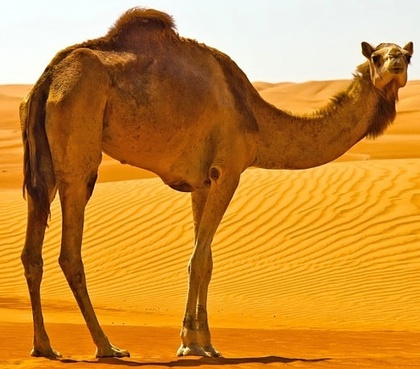
%> input picture data/camel.jpg, 420 x 369 px, shrunk from 523 x 459 before the run
$ octave --eval "result = computeWd(rgb2gray(imread('../data/camel.jpg')));"   (GNU Octave 9; MATLAB toolbox functions it lacks are replaced by stand-ins)
%> lines starting %> are read from the running program, lines starting %| are printed output that depends on the picture; in (x1, y1, x2, y2) boxes, pixels count from 0 and x2, y2 are one past the last pixel; in counts of white or black regions, pixels touching at a corner belong together; the program's own positions count from 1
### ncutfiles/ICgraph.m
function [W,imageEdges] = ICgraph(I,dataW,dataEdgemap);
% [W,imageEdges] = ICgraph(I,dataW,dataEdgemap);
% Input:
% I = gray-level image
% optional parameters:
% dataW.sampleRadius=10;
% dataW.sample_rate=0.3;
% dataW.edgeVariance = 0.1;
%
% dataEdgemap.parametres=[4,3, 21,3];%[number of filter orientations, number of scales, filter size, elongation]
% dataEdgemap.threshold=0.02;
%
% Output:
% W: npixels x npixels similarity matrix based on Intervening Contours
% imageEdges: image showing edges extracted in the image
%
% Timothee Cour, Stella Yu, Jianbo Shi, 2004.


[p,q] = size(I);
%> p = 369; q = 420

if (nargin< 2) | isempty(dataW),
    dataW.sampleRadius=10;
    dataW.sample_rate=0.3;
    dataW.edgeVariance = 0.1;
end

if (nargin<3) | isempty(dataEdgemap),
    dataEdgemap.parametres=[4,3, 21,3];%[number of filter orientations, number of scales, filter size, elongation]
    dataEdgemap.threshold=0.02;
end


edgemap = computeEdges(I,dataEdgemap.parametres,dataEdgemap.threshold);
imageEdges = edgemap.imageEdges;
W = computeW(I,dataW,edgemap.emag,edgemap.ephase);

### ncutfiles/quadedgep.m
% function [x,y,gx,gy,par,threshold,mag,mage,g,FIe,FIo,mago] = quadedgep(I,par,threshold);
% Input:
%    I = image
%    par = vector for 4 parameters
%      [number of filter orientations, number of scales, filter size, elongation]
%      To use default values, put 0.
%    threshold = threshold on edge strength
% Output:
%    [x,y,gx,gy] = locations and gradients of an ordered list of edgels
%       x,y could be horizontal or vertical or 45 between pixel sites
%       but it is guaranteed that there [floor(y) + (floor(x)-1)*nr]
%       is ordered and unique.  In other words, each edgel has a unique pixel id.
%    par = actual par used
%    threshold = actual threshold used
%    mag = edge magnitude
%    mage = phase map
%    g = gradient map at each pixel
%    [FIe,FIo] = odd and even filter outputs
%    mago = odd filter output of optimum orientation
%
% Stella X. Yu, 2001


function [x,y,gx,gy,par,threshold,mag,mage,g,FIe,FIo,mago] = quadedgep(I,par,threshold);
%> called with par = [4 3 21 3], threshold = 0.02

if nargin<3 | isempty(threshold),
    threshold = 0.2;
end

[r,c] = size(I);
%> r = 369; c = 420
def_par = [8,1,20,3];

% take care of parameters, any missing value is substituted by a default value
if nargin<2 | isempty(par),
   par = def_par;
end
par(end+1:4)=0;
par = par(:);
j = (par>0);
have_value = [ j, 1-j ];
j = 1; n_filter = have_value(j,:) * [par(j); def_par(j)];
j = 2; n_scale  = have_value(j,:) * [par(j); def_par(j)];
j = 3; winsz    = have_value(j,:) * [par(j); def_par(j)];
j = 4; enlong   = have_value(j,:) * [par(j); def_par(j)];

% always make filter size an odd number so that the results will not be skewed
j = winsz/2;
if not(j > fix(j) + 0.1),
    winsz = winsz + 1;
end

% filter the image with quadrature filters
FBo = make_filterbank_odd2(n_filter,n_scale,winsz,enlong);
FBe = make_filterbank_even2(n_filter,n_scale,winsz,enlong);
n = ceil(winsz/2);
f = [fliplr(I(:,2:n+1)), I, fliplr(I(:,c-n:c-1))];
f = [flipud(f(2:n+1,:)); f; flipud(f(r-n:r-1,:))];
%> f: size 391x442 uint8
FIo = fft_filt_2(f,FBo,1);
FIo = FIo(n+[1:r],n+[1:c],:);
FIe = fft_filt_2(f,FBe,1);
%> call 2 of fft_filt_2, with sf = 1
%> after the loop in fft_filt_2 (call 2), `for n=1:N3;`:
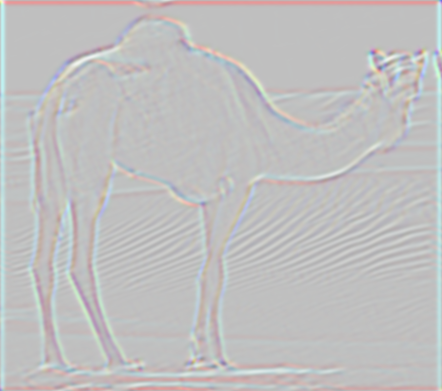
%> FI: size 391x442x4 double; mean R, G, B, A 1.1, 1.1, 1.1, 1.1; transparent parts drawn white
FIe = FIe(n+[1:r],n+[1:c],:);

% compute the orientation energy and recover a smooth edge map
% pick up the maximum energy across scale and orientation
% even filter's output: as it is the second derivative, zero cross localize the edge
% odd filter's output: orientation
mag = sqrt(sum(FIo.^2,3)+sum(FIe.^2,3));
mag_a = sqrt(FIo.^2+FIe.^2);
[tmp,max_id] = max(mag_a,[],3);
base_size = r * c;
%> base_size = 154980
id = [1:base_size]';
mage = reshape(FIe(id+(max_id(:)-1)*base_size),[r,c]);
mage = (mage>0) - (mage<0);
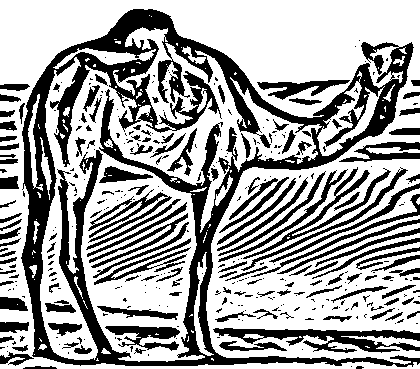
%> mage: size 369x420 double; values -1 (black) and 1 (white), 63.7% white; 356 black regions (218 under 20 px), largest, box (x1, y1, x2, y2) and area: (21, 9, 420, 367) 29817, (213, 328, 420, 353) 2331, (243, 167, 391, 259) 1238

ori_incr=pi/n_filter; % to convert jshi's coords to conventional image xy
ori_offset=ori_incr/2;
theta = ori_offset+([1:n_filter]-1)*ori_incr; % orientation detectors
% [gx,gy] are image gradient in image xy coords, winner take all
mago = reshape(FIo(id+(max_id(:)-1)*base_size),[r,c]);
ori = theta(max_id);
ori = ori .* (mago>0) + (ori + pi).*(mago<0);
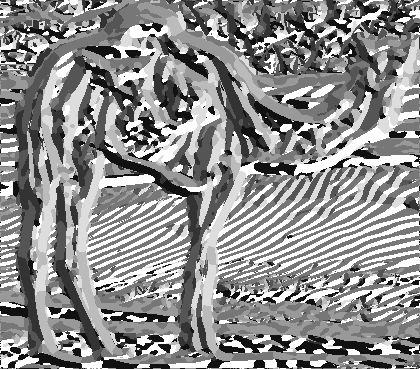
%> ori: size 369x420 double; min 0, max 5.89, mean 3.3; drawn with min black and max white
gy = mag .* cos(ori);
gx = -mag .* sin(ori);
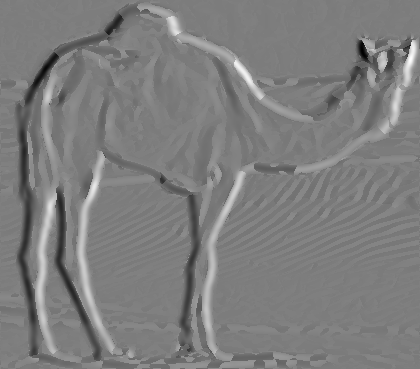
%> gx: size 369x420 double; min -103, max 105.2, mean -0.1; drawn with min black and max white
g = cat(3,gx,gy);

% phase map: edges are where the phase changes
mag_th = max(mag(:)) * threshold;
%> mag_th = 2.28
eg = (mag>mag_th);
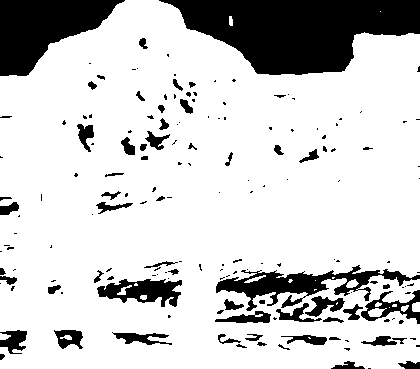
%> eg: size 369x420 logical; 80.9% white; 168 black regions (107 under 20 px), largest, box (x1, y1, x2, y2) and area: (159, 0, 420, 75) 12563, (0, 0, 125, 76) 5487, (216, 265, 420, 311) 3009
h = eg & [(mage(2:r,:) ~= mage(1:r-1,:)); zeros(1,c)];
%> h: size 369x420 logical; 10.8% white in thin lines or dots
v = eg & [(mage(:,2:c) ~= mage(:,1:c-1)), zeros(r,1)];
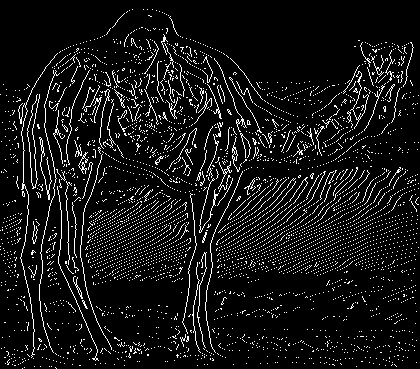
%> v: size 369x420 logical; 8.2% white in thin lines or dots
[y,x] = find(h | v);
%> y = 23678 values from 9 to 369; x = 23678 values from 1 to 420
k = y + (x-1) * r;
h = h(k);
%> h = 23678 logical values, 16776 true
v = v(k);
%> v = 23678 logical values, 12742 true
y = y + h * 0.5; % i
x = x + v * 0.5; % j
t = h + v * r;
gx = g(k) + g(k+t);
k = k + (r * c);
gy = g(k) + g(k+t);

### ncutfiles/make_filterbank_odd2.m
function FB = make_filterbank(num_ori,filter_scales,wsz,enlong)
%
%  F = make_filterbank(num_ori,num_scale,wsz)
% Jianbo Shi, 1997

if nargin<4,
    enlong = 3;
end

enlong = enlong*2;

% definine filterbank
%num_ori=6;
%num_scale=3;

num_scale = length(filter_scales);

M1=wsz; % size in pixels
M2=M1;

ori_incr=180/num_ori;
ori_offset=ori_incr/2; % helps with equalizing quantiz. error across filter set

FB=zeros(M1,M2,num_ori,num_scale);


% elongated filter set
counter = 1;

for m=1:num_scale
   for n=1:num_ori
      % r=12 here is equivalent to Malik's r=3;
      f=doog1(filter_scales(m),enlong,ori_offset+(n-1)*ori_incr,M1);
      FB(:,:,n,m)=f;
   end
end

FB=reshape(FB,M1,M2,num_scale*num_ori);
total_num_filt=size(FB,3);

for j=1:total_num_filt,
  F = FB(:,:,j);
  a = sum(sum(abs(F)));
  FB(:,:,j) = FB(:,:,j)/a;
end

### ncutfiles/make_filterbank_even2.m
function FB = make_filterbank(num_ori,filter_scales,wsz,enlong)
%
%  F = make_filterbank(num_ori,num_scale,wsz)
% Jianbo Shi, 1997


if nargin<4,
    enlong = 3;
end

enlong = 2*enlong;

% definine filterbank
%num_ori=6;
%num_scale=3;

num_scale = length(filter_scales);

M1=wsz; % size in pixels
M2=M1;

ori_incr=180/num_ori;
ori_offset=ori_incr/2; % helps with equalizing quantiz. error across filter set

FB=zeros(M1,M2,num_ori,num_scale);

% elongated filter set
counter = 1;

for m=1:num_scale
   for n=1:num_ori
      % r=12 here is equivalent to Malik's r=3;
      f=doog2(filter_scales(m),enlong,ori_offset+(n-1)*ori_incr,M1);
      FB(:,:,n,m)=f;
   end
end

FB=reshape(FB,M1,M2,num_scale*num_ori);
total_num_filt=size(FB,3);

for j=1:total_num_filt,
  F = FB(:,:,j);
  a = sum(sum(abs(F)));
  FB(:,:,j) = FB(:,:,j)/a;
end

### ncutfiles/fft_filt_2.m
function FI=fft_filt_2(V,FB,sf);
% FI=fft_filt_2(V,FB,sf);
% fft-based filtering
% requires image to be called "V"
% and filters to be in FB
% sf is the subsampling factor
%
% FI is the result
% Jianbo Shi, 1997

[M1,M2,N3]=size(FB);
% prepare FFT of image for filtering
[N1,N2]=size(V);
I=zeros(size(V)+[M1-1 M2-1]);
I(1:N1,1:N2)=V;
N1s=length(1:sf:N1);
N2s=length(1:sf:N2);
IF=fft2(I);
FI=zeros(N1s,N2s,N3);

% apply filters
for n=1:N3;
   f=rot90(FB(:,:,n),2);
   fF=fft2(f,N1+M1-1,N2+M2-1);
   IfF=IF.*fF;
   If=real(ifft2(IfF));
   If=If(ceil((M1+1)/2):ceil((M1+1)/2)+N1-1,ceil((M2+1)/2):ceil((M2+1)/2)+N2-1);
   FI(:,:,n)=If(1:sf:N1,1:sf:N2);
end

### ncutfiles/computeEdges.m
function edgemap = computeEdges(imageX,parametres,threshold)
% edgemap = computeEdges(imageX,parametres,threshold)
%
% computes the edge in imageX with parameters parametres and threshold
% Timothee Cour, Stella Yu, Jianbo Shi, 2004.

[ex,ey,egx,egy,eg_par,eg_th,emag,ephase , g ] = quadedgep(imageX,parametres,threshold);
%> eg_par = [4; 3; 21; 3]; eg_th = 0.02
% example : [ex,ey,egx,egy,eg_par,eg_th,emag,ephase] = quadedgep(imageX,[4,3,30,3],0.05);

% [emagTrie,eindex] = sort(emag);

%edges3 = sparse(floor(ex),floor(ey),(egx.^2+egy.^2).^(1/2),size(imageX,2),size(imageX,1))';

try
    edges2 = emag .* edge(imageX,'canny') ;
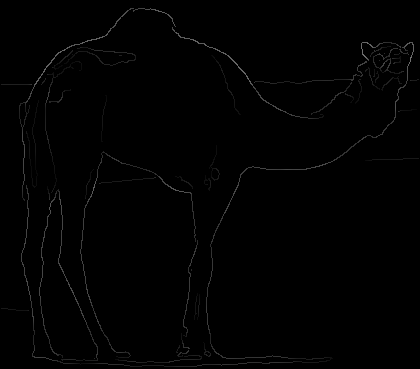
%> edges2: size 369x420 double; min 0, max 113.9, mean 1.5
    %edges2 = emag .* edge(imageX,'sobel') ;
catch
    edges2 = 0 * emag;
end

edges2 = edges2 .* (edges2 > threshold);
egx1 = g(:,:,1);
egy1 = g(:,:,2);
eindex = find(edges2);
%> eindex = 4697 values from 454 to 154401
[ey,ex,values] = find(edges2);
%> ey = 4697 values from 9 to 367; ex = 4697 values from 2 to 419; values = 4697 values from 7.49 to 113.9

egx = egx1(eindex);
%> egx = 4697 values, max 105.2 at index 4651, min -103 at index 4084, mean -0.598
egy = egy1(eindex);
%> egy = 4697 values, max 80.48 at index 2398, min -96.27 at index 4126, mean -3.34

edgemap.eindex = eindex;
%> edgemap.eindex = 4697 values from 454 to 154401
edgemap.values = values;
%> edgemap.values = 4697 values, max 113.9 at index 4651, min 7.49 at index 4692, mean 48.31
edgemap.x = ex;
%> edgemap.x = 4697 values from 2 to 419
edgemap.y = ey;
%> edgemap.y = 4697 values, max 367 at index 2126, min 9 at index 2118, mean 186.1
edgemap.gx = egx;
%> edgemap.gx has the same summary as egx
edgemap.gy = egy;
%> edgemap.gy has the same summary as egy
edgemap.emag = emag;
edgemap.ephase = ephase;
edgemap.imageEdges = edges2;

### ncutfiles/computeW.m
function W = computeW(imageX,dataW,emag,ephase)
% W = computeW(imageX,dataW,emag,ephase)
% Timothee Cour, Stella Yu, Jianbo Shi, 2004.
[p,q] = size(imageX);
%> p = 369; q = 420

%> the run ends on the next line
[w_i,w_j] = cimgnbmap([p,q],dataW.sampleRadius,dataW.sample_rate);

W = affinityic(emag,ephase,w_i,w_j,max(emag(:)) * dataW.edgeVariance);
W = W/max(W(:));

### myfiles/computeWd.m
function [W,d] = computeWd(Img)
%% computeWd computes the affinity matrix and the degree matrix of Img
% Inputs:
%   Img: original image data
% Outputs:
%   W: affinity matrix
%   d: degree matrix

%% Compute semilarity matrix
W = ICgraph(Img);
W = sparsifyc(W,1e-6);
% [5 lines of commented-out code are left out]

%% Compute the diagonal of degree matrix
d = sum(abs(W),2);
end
